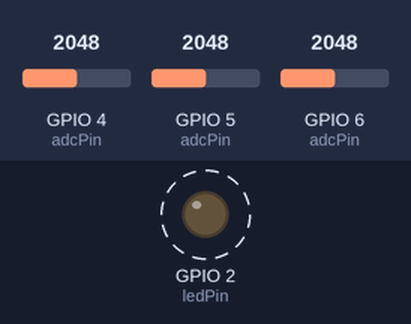
A sketch run on a simulated ESP32-S3. On the bench: output pins drawn as LEDs (lit = HIGH). Dashed ring = blinking. The test bench sets the inputs (shaded band); at power-on: GPIO 4 (adcPin) = 2048, GPIO 5 (adcPin) = 2048, GPIO 6 (adcPin) = 2048 (analog values on the 0–4095 scale). What the sketch prints to the serial monitor is not drawn.

Above: at 0.2 s.
Timing chart, 0 to 4.6 s (numbered marks = the images above):
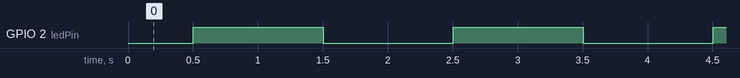

Measured:
- by itself, GPIO 2 (ledPin): alternates HIGH for 1.0 s and LOW for 1.0 s

The sketch:

AirDetect.ino
```cpp
#include <Arduino.h>
#include "Arduino.h"

//#define __MICS_ENABLE__

#define MQ_RLOAD    1.0
#define MICS_RLOAD  10.0

#define RXPIN     18    // GPIO 18 => RX for Serial1
#define TXPIN     17    // GPIO 17 => TX for Serial1
#define BUF_SIZE  32
#define ADC_NUM   3

const int adcPin[ADC_NUM] = {4, 5, 6};   // GPIO-1 屬於 ADC1_CH0, 以此類推
const int ledPin = 2;
int tmrCnt = 0, bufLen = 0, prvVal[ADC_NUM] = {0}, prvVol[ADC_NUM] = {0}, prvZE08 = 0;
unsigned int prvPPM[ADC_NUM] = {(unsigned int)-1, (unsigned int)-1, (unsigned int)-1};
bool bOn = false;
unsigned char zeBuf[BUF_SIZE];

float MQ4_get_ppm(unsigned int miniVol);
float MQ7_get_ppm(unsigned int miniVol);
float MQ135_get_ppm(unsigned int miniVol);
void ZE08_Proc();

void setup() {

  pinMode(ledPin, OUTPUT);
  Serial.begin(115200); // for debug
  Serial1.begin(9600, SERIAL_8N1, RXPIN, TXPIN);  // Rx = 18, Tx = 17 will work for ESP32-S3

  //set the resolution to 12 bits (0-4095)
  analogReadResolution(12);

  // 設定衰減度 (11dB 讓輸入範圍達到約 0-3.1V)
  // ADC_0db: 0-1.1V, ADC_2_5db: 0-1.5V, ADC_6db: 0-2.2V, ADC_11db: 0-3.1V
  //analogSetAttenuation(ADC_11db);
}

void loop() {
#ifdef __MICS_ENABLE__
  String dev[3] = {"CO", "NH3", "NO2"};
#else
  String dev[3] = {"MQ4 CH4", "MQ7 CO", "MQ135"};
#endif
  int i, analogValue[ADC_NUM], analogVolts[ADC_NUM];
  unsigned int temp;
  float curPPM;

  for(i = 0; i < ADC_NUM; i++)
  {
    // This function will return analog raw value (non-calibrated)
    // analogValue[i] = analogRead(adcPin[i]);
    /*if( prvVal[i] != analogValue[i] )
    {
      prvVal[i] = analogValue[i];
      Serial.printf("%d ADC Value=%d\n", i, analogValue[i]);
    }*/

    // This function is used to get ADC raw value for a given pin/ADC channel and
    // convert it to calibrated result in millivolts
    analogVolts[i] = analogReadMilliVolts(adcPin[i]);
    if( prvVol[i] != analogVolts[i] )
    {
      prvVol[i] = analogVolts[i];
      //Serial.printf("%d MiniVolt=%d\n", i, analogVolts[i]);
      //Serial.printf("%d R=%7.3f\n", i, 5000.0f/analogVolts[i] - 1.0); // Clean-air, 計算R0

#ifdef __MICS_ENABLE__
      curPPM = MiCS6814_get_ppm(i, analogVolts[i]);
      temp = (unsigned int) (curPPM * 1000);
#else
      if( i == 0 ) curPPM = MQ4_get_ppm(analogVolts[i]);
      if( i == 1 ) curPPM = MQ7_get_ppm(analogVolts[i]);
      if( i == 2 ) curPPM = MQ135_get_ppm(analogVolts[i]);
      temp = (unsigned int) curPPM;
#endif

      if( temp != prvPPM[i] )
      {
        prvPPM[i] = temp;
#ifdef __MICS_ENABLE__
        Serial.printf("%s = %.3f ppm\n", dev[i].c_str(), curPPM);
#else
        Serial.printf("%s = %d ppm\n", dev[i].c_str(), temp);
#endif
      }
    }
  }

  ZE08_Proc();

  if( ++tmrCnt >= 2 )
  {
    digitalWrite(ledPin, bOn ? LOW : HIGH);
    bOn = !bOn;
    tmrCnt = 0;
  }

  delay(500);  // delay in between reads for clear read from serial
}

void ZE08_Proc()
{
  unsigned int i, n, sum;

  if ( Serial1.available() )
  {
    while ( Serial1.available() ) { zeBuf[bufLen++] = Serial1.read(); }

    if( bufLen >= 9 )
    {
      for(i = 0; i < bufLen; i++)
      {
        if( zeBuf[i] == 0xFF )
        {
          if( i + 8 <= bufLen )
          {
            sum = 0;
            for(n = i + 1; n < i + 8; n++)
            {
              sum += zeBuf[n]; // Checksum
//              Serial.print(zeBuf[n], HEX); Serial.print(',');
            }
//            Serial.println(zeBuf[n], HEX);

            sum = (~sum & 0xFF) + 1;
            if( sum == zeBuf[i + 8] )
            {
              sum = (zeBuf[i+4] << 8) + zeBuf[i+5];
              if( sum != prvZE08 )
              {
                prvZE08 = sum;
                Serial.printf("ZE08 CH2O = %d ppb\n", sum);
              }
            }

            for(n = i + 9; n < bufLen; n++) zeBuf[n-(i+9)] = zeBuf[n];
            bufLen -= 9;
          }
          else
          {
            return;
          }
        }
      }
    }
  }
}

float MQ4_get_ppm(unsigned int miniVol)
{
  const float rz = 4.4, parA = 991.4, parB = 2.88;

  float rs = (5000 - miniVol) * MQ_RLOAD / miniVol;
  float ratio = rs / rz;
  return (parA * pow(ratio, -parB));
}
float MQ7_get_ppm(unsigned int miniVol)
{
  const float rz = 1.9, parA = 99.04, parB = 1.568;

  float rs = (5000 - miniVol) * MQ_RLOAD / miniVol;
  float ratio = rs / rz;
  return (parA * pow(ratio, -parB));
}
float MQ135_get_ppm(unsigned int miniVol)
{
  const float rz = 3.59, parA = 116.602, parB = 2.769;

  float rs = (5000 - miniVol) * MQ_RLOAD / miniVol;
  float ratio = rs / rz;
  return (parA * pow(ratio, -parB));
}

float MiCS6814_get_ppm(unsigned char type, unsigned int miniVol)
{
  const float rz[3] = {2.13, 2.13, 300.0};
  float rs = (5000 - miniVol) * MICS_RLOAD / miniVol;
  float ratio = rs / rz[type];

  if( type == 0 ) // CO
  {
    return pow (ratio, -1.179) * 4.385;
  }
  else if( type == 1 ) // NH3
  {
    return pow (ratio, -1.67) / 1.47;
  }
  else if( type == 2 ) // NO2
  {
    return pow (ratio, 1.007) / 6.855;
  }

  return -1.0;
}
```
